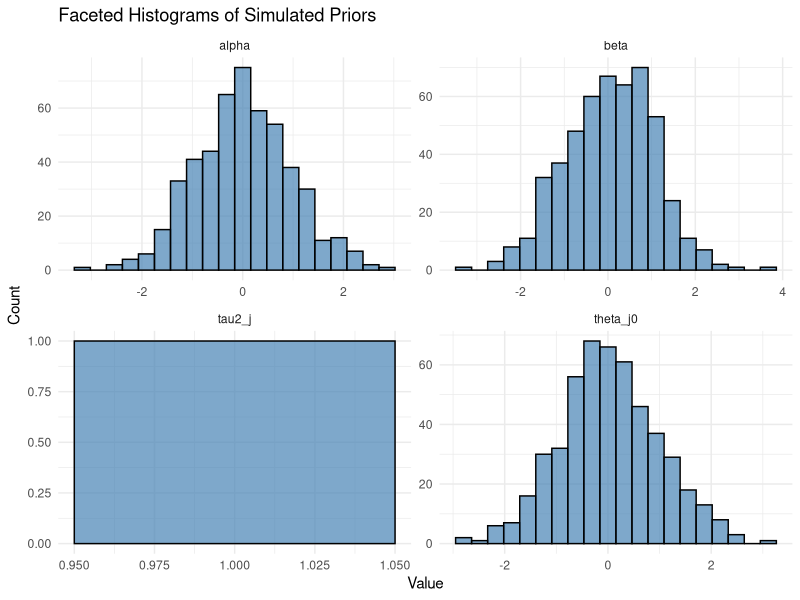

This figure's R source:
# simulate priors for other IRT models

# Load required libraries

library(ggplot2)
library(dplyr)
library(tidyr)

# Set simulation parameters
set.seed(123)
J <- 500   # Number of subjects (legislators)
T <- 10   # Number of time periods
I <- 500   # Number of items (bills)

# Hyperparameters for priors
e0 <- 0      # Mean of initial ideal points
E0 <- 1      # Variance of initial ideal points
c0 <- -1      # Shape parameter for inverse gamma
d0 <- -1      # Scale parameter for inverse gamma
a0 <- 0      # Mean for alpha (discrimination)
A0 <- 1      # Precision for alpha (A0^{-1} is variance)
b0 <- 0      # Mean for beta (difficulty)
B0 <- 1      # Precision for beta (B0^{-1} is variance)

# Function to generate inverse-gamma samples
rinvgamma <- function(n, shape, scale) {
  1 / rgamma(n, shape = shape, rate = 1 / scale)
}

# Simulate evolution variance (tau^2_j) for each subject (Inverse-Gamma distribution)
tau2_j <- 1

# Simulate ideal points (theta_jt) over time
theta <- matrix(NA, nrow = J, ncol = T)

# Initialize theta at t=0
theta[, 1] <- rnorm(J, mean = e0, sd = sqrt(E0))

# Evolve theta over time using the transition model
for (t in 2:T) {
  theta[, t] <- rnorm(J, mean = theta[, t - 1], sd = sqrt(tau2_j))
}

# Simulate item parameters (alpha_i and beta_i)
alpha <- rnorm(I, mean = a0, sd = sqrt(1 / A0))  # Discrimination
beta <- rnorm(I, mean = b0, sd = sqrt(1 / B0))   # Difficulty

# Convert parameters to a long-format data frame
df_tau <- data.frame(Parameter = "tau2_j", Value = tau2_j)
df_theta <- data.frame(Parameter = "theta_j0", Value = theta[, 1])  # Only initial ideal points
df_alpha <- data.frame(Parameter = "alpha", Value = alpha)
df_beta <- data.frame(Parameter = "beta", Value = beta)

# Combine into one data frame
df_long <- bind_rows(df_tau, df_theta, df_alpha, df_beta)

# Plot faceted histograms
ggplot(df_long, aes(x = Value)) +
  geom_histogram(bins = 20, fill = "steelblue", color = "black", alpha = 0.7) +
  facet_wrap(~ Parameter, scales = "free") +
  labs(title = "Faceted Histograms of Simulated Priors",
       x = "Value", y = "Count") +
  theme_minimal()
